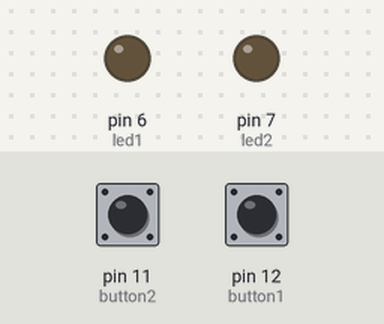
A sketch run on a simulated Arduino Uno, built with avr-gcc and run on an emulated ATmega328P. Shown: output pins drawn as LEDs (lit = HIGH). Dashed ring = blinking. The inputs (shaded band) are chosen by the test bench; at power-on: pin 12 (button1) LOW, pin 11 (button2) LOW.

Above: at 1.2 s.
1.3 s: pin 12 (button1) pulled HIGH for 1 s
At 1.37 s:
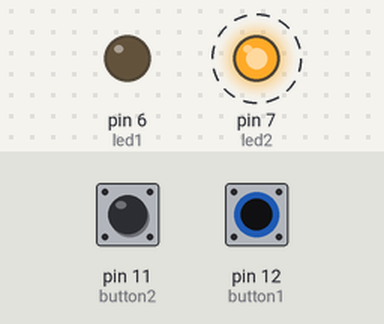
4.3 s: pin 11 (button2) pulled HIGH for 3.2 s
At 4.6 s:
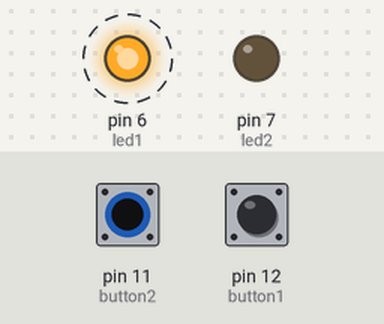
9.0 s: pin 12 (button1) pulled HIGH for 3.2 s
At 12.4 s:
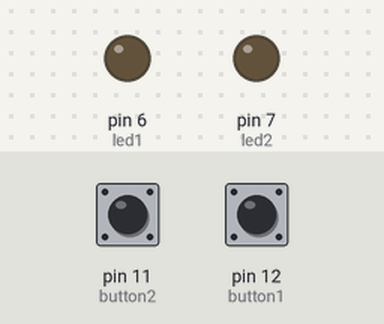
Timing chart, 0 to 13.9 s (numbered marks = the images above; inputs shaded):
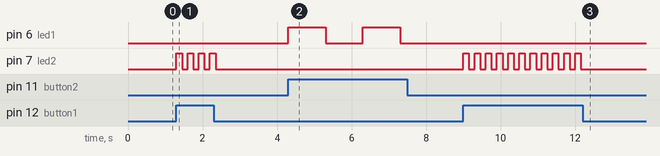

Measured:
- after the input at 1.3 s, pin 7 (led2): alternates HIGH for 0.15 s and LOW for 0.15 s, 8 changes in all, then stays LOW, starting at once
- after the input at 4.3 s, pin 6 (led1): alternates HIGH for 1.0 s and LOW for 1.0 s, starting at once
- after the input at 9.0 s, pin 7 (led2): alternates HIGH for 0.15 s and LOW for 0.15 s, 22 changes in all, then stays LOW, starting at once

The sketch:

main.ino
```cpp
#include "src/NormalBlinker.h"
#include "src/SecurityBlinker.h"
#include "src/Alert.h"

const int led1 = 6;
const int led2 = 7;
const int button1 = 12; // security alert blinking
const int button2 = 11; // normal alert blinkin

void setup() {
  // put your setup code here, to run once:
  pinMode(led1, OUTPUT);
  pinMode(led2, OUTPUT);

  pinMode(button1, INPUT);
  pinMode(button2, INPUT);

}

void loop() {
  NormalBlinker nB(led1);
  SecurityBlinker sB(led2);

  Alert sA(button1, &sB);
  Alert nA(button2, &nB);

  sA.watch();
  nA.watch();
}
```

Alert.cpp
```cpp
#include "Alert.h"

Alert::Alert(int inputPin, Blinker* blinker) {
	this->inputPin = inputPin;
	this->blinker = blinker;
}

void Alert::watch() {
	if (digitalRead(inputPin) == HIGH){
		blinker->alertBlink();
	}
	else {
		blinker->off();
	}
}
```

Alert.h
```cpp
#pragma once

#include <Arduino.h>

#include "Blinker.h"

class Alert {
  private:
    int inputPin = -1;
    Blinker* blinker;

  public:
    Alert(int inputPin, Blinker* blinker);

    void watch();
};
```

Blinker.cpp
```cpp
#include "Blinker.h"

Blinker::Blinker() { }
Blinker::Blinker(int ledPin) {
  this->ledPin = ledPin;
}

void Blinker::blinkBy(int ms) {
  digitalWrite(ledPin, HIGH);
  delay(ms);
  digitalWrite(ledPin, LOW);
  delay(ms);
}

void Blinker::off(){
  digitalWrite(ledPin , LOW);
}

void Blinker::alertBlink() { blinkBy(500); }
```

Blinker.h
```cpp
#pragma once

#include <Arduino.h>

class Blinker{
  protected:
    int ledPin = -1;

    void blinkBy(int ms);

  public:
    Blinker();
    Blinker(int ledPin);

    void off();
    virtual void alertBlink();
};
```

NormalBlinker.cpp
```cpp
#include "NormalBlinker.h"

NormalBlinker::NormalBlinker(int ledPin) : Blinker(ledPin) { }

void NormalBlinker::alertBlink(){
  Blinker::blinkBy(1000);
}
```

NormalBlinker.h
```cpp
#pragma once

#include "Blinker.h"

class NormalBlinker : public Blinker {
  public:
    NormalBlinker(int ledPin);

    void alertBlink();
};
```

SecurityBlinker.cpp
```cpp
#include "SecurityBlinker.h"

SecurityBlinker::SecurityBlinker(int ledPin) : Blinker(ledPin) { }

void SecurityBlinker::alertBlink() {
  Blinker::blinkBy(150);
}
```

SecurityBlinker.h
```cpp
#pragma once

#include "Blinker.h"

class SecurityBlinker : public Blinker {
  public:
    SecurityBlinker(int ledPin);

	void alertBlink();
};
```
